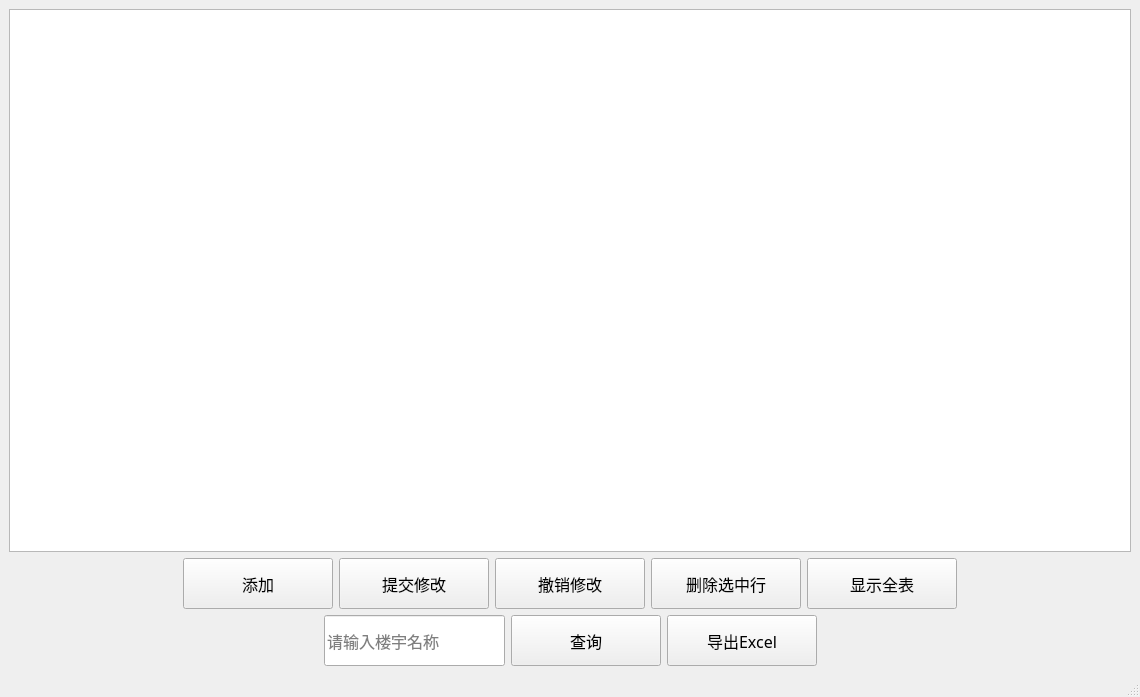
<?xml version="1.0" encoding="UTF-8"?>
<ui version="4.0">
 <class>houseManage</class>
 <widget class="QMainWindow" name="houseManage">
  <property name="geometry">
   <rect>
    <x>0</x>
    <y>0</y>
    <width>1140</width>
    <height>697</height>
   </rect>
  </property>
  <property name="windowTitle">
   <string>MainWindow</string>
  </property>
  <widget class="QWidget" name="centralwidget">
   <layout class="QGridLayout" name="gridLayout">
    <item row="0" column="0">
     <layout class="QVBoxLayout" name="verticalLayout">
      <item>
       <widget class="QTableView" name="tableView">
        <property name="font">
         <font>
          <family>宋体</family>
          <pointsize>12</pointsize>
         </font>
        </property>
        <property name="styleSheet">
         <string notr="true"/>
        </property>
       </widget>
      </item>
      <item>
       <layout class="QHBoxLayout" name="horizontalLayout">
        <item>
         <spacer name="horizontalSpacer_2">
          <property name="orientation">
           <enum>Qt::Horizontal</enum>
          </property>
          <property name="sizeHint" stdset="0">
           <size>
            <width>40</width>
            <height>20</height>
           </size>
          </property>
         </spacer>
        </item>
        <item>
         <widget class="QPushButton" name="pushButton_add_2">
          <property name="sizePolicy">
           <sizepolicy hsizetype="Maximum" vsizetype="Maximum">
            <horstretch>0</horstretch>
            <verstretch>0</verstretch>
           </sizepolicy>
          </property>
          <property name="minimumSize">
           <size>
            <width>150</width>
            <height>51</height>
           </size>
          </property>
          <property name="maximumSize">
           <size>
            <width>150</width>
            <height>51</height>
           </size>
          </property>
          <property name="font">
           <font>
            <family>Agency FB</family>
            <pointsize>12</pointsize>
           </font>
          </property>
          <property name="text">
           <string>添加</string>
          </property>
         </widget>
        </item>
        <item>
         <widget class="QPushButton" name="pushButton_update_2">
          <property name="sizePolicy">
           <sizepolicy hsizetype="Maximum" vsizetype="Maximum">
            <horstretch>0</horstretch>
            <verstretch>0</verstretch>
           </sizepolicy>
          </property>
          <property name="minimumSize">
           <size>
            <width>150</width>
            <height>51</height>
           </size>
          </property>
          <property name="maximumSize">
           <size>
            <width>150</width>
            <height>51</height>
           </size>
          </property>
          <property name="font">
           <font>
            <family>Agency FB</family>
            <pointsize>12</pointsize>
           </font>
          </property>
          <property name="text">
           <string>提交修改</string>
          </property>
         </widget>
        </item>
        <item>
         <widget class="QPushButton" name="pushButton_rollbackupdate">
          <property name="sizePolicy">
           <sizepolicy hsizetype="Maximum" vsizetype="Maximum">
            <horstretch>0</horstretch>
            <verstretch>0</verstretch>
           </sizepolicy>
          </property>
          <property name="minimumSize">
           <size>
            <width>150</width>
            <height>51</height>
           </size>
          </property>
          <property name="maximumSize">
           <size>
            <width>150</width>
            <height>51</height>
           </size>
          </property>
          <property name="font">
           <font>
            <family>Agency FB</family>
            <pointsize>12</pointsize>
           </font>
          </property>
          <property name="text">
           <string>撤销修改</string>
          </property>
         </widget>
        </item>
        <item>
         <widget class="QPushButton" name="pushButton_delete_2">
          <property name="sizePolicy">
           <sizepolicy hsizetype="Maximum" vsizetype="Maximum">
            <horstretch>0</horstretch>
            <verstretch>0</verstretch>
           </sizepolicy>
          </property>
          <property name="minimumSize">
           <size>
            <width>150</width>
            <height>51</height>
           </size>
          </property>
          <property name="maximumSize">
           <size>
            <width>150</width>
            <height>51</height>
           </size>
          </property>
          <property name="font">
           <font>
            <family>Agency FB</family>
            <pointsize>12</pointsize>
           </font>
          </property>
          <property name="text">
           <string>删除选中行</string>
          </property>
         </widget>
        </item>
        <item>
         <widget class="QPushButton" name="pushButton_showall">
          <property name="sizePolicy">
           <sizepolicy hsizetype="Maximum" vsizetype="Maximum">
            <horstretch>0</horstretch>
            <verstretch>0</verstretch>
           </sizepolicy>
          </property>
          <property name="minimumSize">
           <size>
            <width>150</width>
            <height>51</height>
           </size>
          </property>
          <property name="maximumSize">
           <size>
            <width>150</width>
            <height>51</height>
           </size>
          </property>
          <property name="font">
           <font>
            <family>Agency FB</family>
            <pointsize>12</pointsize>
           </font>
          </property>
          <property name="text">
           <string>显示全表</string>
          </property>
         </widget>
        </item>
        <item>
         <spacer name="horizontalSpacer">
          <property name="orientation">
           <enum>Qt::Horizontal</enum>
          </property>
          <property name="sizeHint" stdset="0">
           <size>
            <width>40</width>
            <height>20</height>
           </size>
          </property>
         </spacer>
        </item>
       </layout>
      </item>
      <item>
       <layout class="QHBoxLayout" name="horizontalLayout_2">
        <item>
         <spacer name="horizontalSpacer_4">
          <property name="orientation">
           <enum>Qt::Horizontal</enum>
          </property>
          <property name="sizeHint" stdset="0">
           <size>
            <width>40</width>
            <height>20</height>
           </size>
          </property>
         </spacer>
        </item>
        <item>
         <widget class="QLineEdit" name="lineEdit_housname">
          <property name="minimumSize">
           <size>
            <width>181</width>
            <height>51</height>
           </size>
          </property>
          <property name="maximumSize">
           <size>
            <width>181</width>
            <height>51</height>
           </size>
          </property>
          <property name="font">
           <font>
            <family>宋体</family>
            <pointsize>12</pointsize>
           </font>
          </property>
          <property name="placeholderText">
           <string>请输入楼宇名称</string>
          </property>
         </widget>
        </item>
        <item>
         <widget class="QPushButton" name="pushButton_serch_2">
          <property name="sizePolicy">
           <sizepolicy hsizetype="Maximum" vsizetype="Maximum">
            <horstretch>0</horstretch>
            <verstretch>0</verstretch>
           </sizepolicy>
          </property>
          <property name="minimumSize">
           <size>
            <width>150</width>
            <height>51</height>
           </size>
          </property>
          <property name="maximumSize">
           <size>
            <width>150</width>
            <height>51</height>
           </size>
          </property>
          <property name="font">
           <font>
            <family>Agency FB</family>
            <pointsize>12</pointsize>
           </font>
          </property>
          <property name="text">
           <string>查询</string>
          </property>
         </widget>
        </item>
        <item>
         <widget class="QPushButton" name="pushButton_out_2">
          <property name="minimumSize">
           <size>
            <width>150</width>
            <height>51</height>
           </size>
          </property>
          <property name="maximumSize">
           <size>
            <width>150</width>
            <height>51</height>
           </size>
          </property>
          <property name="font">
           <font>
            <family>宋体</family>
            <pointsize>12</pointsize>
           </font>
          </property>
          <property name="text">
           <string>导出Excel</string>
          </property>
         </widget>
        </item>
        <item>
         <spacer name="horizontalSpacer_3">
          <property name="orientation">
           <enum>Qt::Horizontal</enum>
          </property>
          <property name="sizeHint" stdset="0">
           <size>
            <width>40</width>
            <height>20</height>
           </size>
          </property>
         </spacer>
        </item>
       </layout>
      </item>
     </layout>
    </item>
   </layout>
  </widget>
  <widget class="QMenuBar" name="menubar">
   <property name="geometry">
    <rect>
     <x>0</x>
     <y>0</y>
     <width>1140</width>
     <height>25</height>
    </rect>
   </property>
  </widget>
  <widget class="QStatusBar" name="statusbar"/>
 </widget>
 <resources/>
 <connections/>
</ui>
